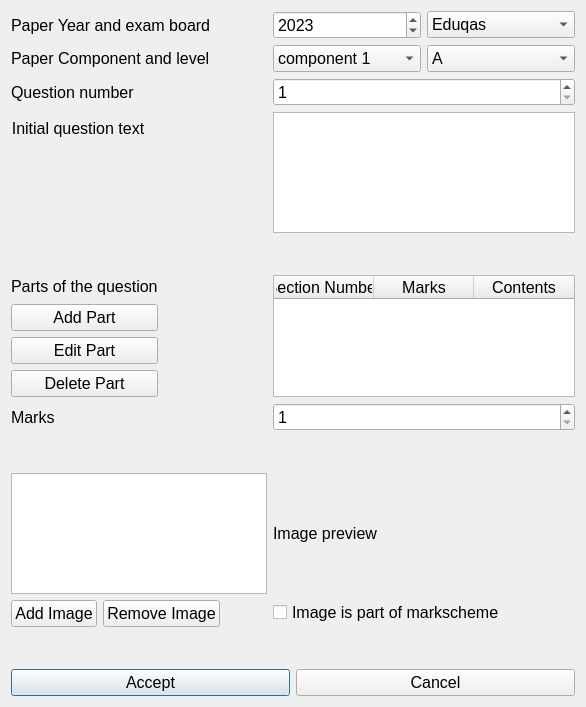
<?xml version="1.0" encoding="UTF-8"?>
<ui version="4.0">
 <class>AddEditQuestions</class>
 <widget class="QDialog" name="AddEditQuestions">
  <property name="geometry">
   <rect>
    <x>0</x>
    <y>0</y>
    <width>586</width>
    <height>707</height>
   </rect>
  </property>
  <property name="font">
   <font>
    <pointsize>12</pointsize>
   </font>
  </property>
  <property name="windowTitle">
   <string>Add/Edit question</string>
  </property>
  <layout class="QFormLayout" name="formLayout">
   <item row="1" column="0">
    <widget class="QLabel" name="lYear">
     <property name="text">
      <string>Paper Year and exam board</string>
     </property>
    </widget>
   </item>
   <item row="2" column="0">
    <widget class="QLabel" name="lCompLevel">
     <property name="text">
      <string>Paper Component and level</string>
     </property>
    </widget>
   </item>
   <item row="2" column="1">
    <layout class="QHBoxLayout" name="horizontalLayout">
     <item>
      <widget class="QComboBox" name="cbComponent">
       <item>
        <property name="text">
         <string>component 1</string>
        </property>
       </item>
       <item>
        <property name="text">
         <string>component 2</string>
        </property>
       </item>
      </widget>
     </item>
     <item>
      <widget class="QComboBox" name="cbLevel">
       <item>
        <property name="text">
         <string>A</string>
        </property>
       </item>
       <item>
        <property name="text">
         <string>AS</string>
        </property>
       </item>
      </widget>
     </item>
    </layout>
   </item>
   <item row="3" column="0">
    <widget class="QLabel" name="lQNumber">
     <property name="text">
      <string>Question number</string>
     </property>
    </widget>
   </item>
   <item row="3" column="1">
    <widget class="QSpinBox" name="sbQNumber">
     <property name="minimum">
      <number>1</number>
     </property>
     <property name="maximum">
      <number>100</number>
     </property>
    </widget>
   </item>
   <item row="4" column="0">
    <widget class="QLabel" name="lQuestionPrompt">
     <property name="toolTip">
      <string>Shown before parts are shown</string>
     </property>
     <property name="statusTip">
      <string>Shown before parts are shown</string>
     </property>
     <property name="text">
      <string>Initial question text</string>
     </property>
     <property name="scaledContents">
      <bool>false</bool>
     </property>
     <property name="alignment">
      <set>Qt::AlignCenter</set>
     </property>
     <property name="wordWrap">
      <bool>true</bool>
     </property>
    </widget>
   </item>
   <item row="4" column="1">
    <widget class="QTextEdit" name="textEdit"/>
   </item>
   <item row="8" column="0">
    <widget class="QLabel" name="lBaseMarks">
     <property name="text">
      <string>Marks</string>
     </property>
    </widget>
   </item>
   <item row="8" column="1">
    <widget class="QSpinBox" name="sbMarks">
     <property name="minimum">
      <number>1</number>
     </property>
     <property name="maximum">
      <number>100</number>
     </property>
    </widget>
   </item>
   <item row="13" column="0" colspan="2">
    <layout class="QHBoxLayout" name="horizontalLayout_2">
     <item>
      <widget class="QPushButton" name="pbAccept">
       <property name="font">
        <font>
         <pointsize>12</pointsize>
        </font>
       </property>
       <property name="text">
        <string>Accept</string>
       </property>
      </widget>
     </item>
     <item>
      <widget class="QPushButton" name="pbCancel">
       <property name="text">
        <string>Cancel</string>
       </property>
      </widget>
     </item>
    </layout>
   </item>
   <item row="7" column="1">
    <widget class="QTableWidget" name="twParts">
     <attribute name="horizontalHeaderStretchLastSection">
      <bool>true</bool>
     </attribute>
     <column>
      <property name="text">
       <string>Section Number</string>
      </property>
     </column>
     <column>
      <property name="text">
       <string>Marks</string>
      </property>
     </column>
     <column>
      <property name="text">
       <string>Contents</string>
      </property>
     </column>
    </widget>
   </item>
   <item row="7" column="0">
    <layout class="QVBoxLayout" name="verticalLayout">
     <item>
      <widget class="QLabel" name="label">
       <property name="text">
        <string>Parts of the question</string>
       </property>
      </widget>
     </item>
     <item>
      <widget class="QPushButton" name="pbAddPart">
       <property name="text">
        <string>Add Part</string>
       </property>
      </widget>
     </item>
     <item>
      <widget class="QPushButton" name="pbEditPart">
       <property name="text">
        <string>Edit Part</string>
       </property>
      </widget>
     </item>
     <item>
      <widget class="QPushButton" name="pbDeletePart">
       <property name="text">
        <string>Delete Part</string>
       </property>
      </widget>
     </item>
    </layout>
   </item>
   <item row="10" column="0">
    <widget class="QListView" name="listView"/>
   </item>
   <item row="10" column="1">
    <widget class="QLabel" name="lImagePreview">
     <property name="text">
      <string>Image preview</string>
     </property>
    </widget>
   </item>
   <item row="11" column="1">
    <widget class="QCheckBox" name="checkBoxIsMarkscheme">
     <property name="text">
      <string>Image is part of markscheme</string>
     </property>
    </widget>
   </item>
   <item row="9" column="0" colspan="2">
    <spacer name="verticalSpacer">
     <property name="orientation">
      <enum>Qt::Vertical</enum>
     </property>
     <property name="sizeType">
      <enum>QSizePolicy::Fixed</enum>
     </property>
     <property name="sizeHint" stdset="0">
      <size>
       <width>20</width>
       <height>30</height>
      </size>
     </property>
    </spacer>
   </item>
   <item row="5" column="0" colspan="2">
    <spacer name="verticalSpacer_2">
     <property name="orientation">
      <enum>Qt::Vertical</enum>
     </property>
     <property name="sizeType">
      <enum>QSizePolicy::Fixed</enum>
     </property>
     <property name="sizeHint" stdset="0">
      <size>
       <width>20</width>
       <height>30</height>
      </size>
     </property>
    </spacer>
   </item>
   <item row="11" column="0">
    <layout class="QHBoxLayout" name="horizontalLayout_3">
     <item>
      <widget class="QPushButton" name="pbAddImage">
       <property name="text">
        <string>Add Image</string>
       </property>
      </widget>
     </item>
     <item>
      <widget class="QPushButton" name="pbDeleteImage">
       <property name="text">
        <string>Remove Image</string>
       </property>
      </widget>
     </item>
    </layout>
   </item>
   <item row="12" column="0">
    <spacer name="verticalSpacer_3">
     <property name="orientation">
      <enum>Qt::Vertical</enum>
     </property>
     <property name="sizeType">
      <enum>QSizePolicy::Fixed</enum>
     </property>
     <property name="sizeHint" stdset="0">
      <size>
       <width>20</width>
       <height>30</height>
      </size>
     </property>
    </spacer>
   </item>
   <item row="1" column="1">
    <layout class="QHBoxLayout" name="horizontalLayout_4">
     <item>
      <widget class="QDateEdit" name="deYear">
       <property name="maximumDate">
        <date>
         <year>2500</year>
         <month>12</month>
         <day>31</day>
        </date>
       </property>
       <property name="minimumDate">
        <date>
         <year>2000</year>
         <month>9</month>
         <day>14</day>
        </date>
       </property>
       <property name="displayFormat">
        <string>yyyy</string>
       </property>
       <property name="date">
        <date>
         <year>2023</year>
         <month>9</month>
         <day>14</day>
        </date>
       </property>
      </widget>
     </item>
     <item>
      <widget class="QComboBox" name="cbBoard">
       <item>
        <property name="text">
         <string>Eduqas</string>
        </property>
       </item>
       <item>
        <property name="text">
         <string>WJEC</string>
        </property>
       </item>
      </widget>
     </item>
    </layout>
   </item>
  </layout>
 </widget>
 <resources/>
 <connections/>
</ui>
